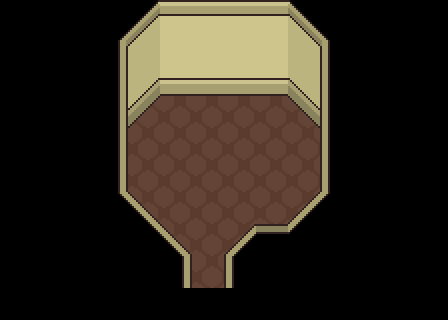

This game map was drawn from its Tiled (.tmx) file and the tilesets committed beside it. A one-line description and the full map source follow:
An orthogonal 14x10 tile map with 32x32 px tiles, 1 tile layer (Tile Layer 1), 2 tilesets and 13 objects (OrvalsBed, OrvalsDrawer, OrvalsTable, OrvalsMirror, OrvalPath).

<map version="1.0" orientation="orthogonal" width="14" height="10" tilewidth="32" tileheight="32">
 <tileset firstgid="1" name="Mainsheet" tilewidth="32" tileheight="32">
  <image source="../Tiles/Mainsheet.png" width="224" height="192" />
 </tileset>
 <tileset firstgid="43" name="PropGrid" tilewidth="32" tileheight="32">
  <image source="../PropGrid.png" width="192" height="416" />
 </tileset>
 <layer name="Tile Layer 1" width="14" height="10">
  <data>
   <tile gid="22" />
   <tile gid="22" />
   <tile gid="22" />
   <tile gid="22" />
   <tile gid="2" />
   <tile gid="4" />
   <tile gid="4" />
   <tile gid="4" />
   <tile gid="4" />
   <tile gid="6" />
   <tile gid="22" />
   <tile gid="22" />
   <tile gid="22" />
   <tile gid="22" />
   <tile gid="22" />
   <tile gid="22" />
   <tile gid="22" />
   <tile gid="8" />
   <tile gid="9" />
   <tile gid="11" />
   <tile gid="11" />
   <tile gid="11" />
   <tile gid="11" />
   <tile gid="13" />
   <tile gid="14" />
   <tile gid="22" />
   <tile gid="22" />
   <tile gid="22" />
   <tile gid="22" />
   <tile gid="22" />
   <tile gid="22" />
   <tile gid="15" />
   <tile gid="16" />
   <tile gid="18" />
   <tile gid="18" />
   <tile gid="18" />
   <tile gid="18" />
   <tile gid="20" />
   <tile gid="21" />
   <tile gid="22" />
   <tile gid="22" />
   <tile gid="22" />
   <tile gid="22" />
   <tile gid="22" />
   <tile gid="22" />
   <tile gid="15" />
   <tile gid="23" />
   <tile gid="1" />
   <tile gid="1" />
   <tile gid="1" />
   <tile gid="1" />
   <tile gid="27" />
   <tile gid="21" />
   <tile gid="22" />
   <tile gid="22" />
   <tile gid="22" />
   <tile gid="22" />
   <tile gid="22" />
   <tile gid="22" />
   <tile gid="15" />
   <tile gid="1" />
   <tile gid="1" />
   <tile gid="1" />
   <tile gid="1" />
   <tile gid="1" />
   <tile gid="1" />
   <tile gid="21" />
   <tile gid="22" />
   <tile gid="22" />
   <tile gid="22" />
   <tile gid="22" />
   <tile gid="22" />
   <tile gid="22" />
   <tile gid="15" />
   <tile gid="1" />
   <tile gid="1" />
   <tile gid="1" />
   <tile gid="1" />
   <tile gid="1" />
   <tile gid="1" />
   <tile gid="21" />
   <tile gid="22" />
   <tile gid="22" />
   <tile gid="22" />
   <tile gid="22" />
   <tile gid="22" />
   <tile gid="22" />
   <tile gid="29" />
   <tile gid="30" />
   <tile gid="1" />
   <tile gid="1" />
   <tile gid="1" />
   <tile gid="1" />
   <tile gid="34" />
   <tile gid="35" />
   <tile gid="22" />
   <tile gid="22" />
   <tile gid="22" />
   <tile gid="22" />
   <tile gid="22" />
   <tile gid="22" />
   <tile gid="22" />
   <tile gid="29" />
   <tile gid="30" />
   <tile gid="1" />
   <tile gid="34" />
   <tile gid="26" />
   <tile gid="35" />
   <tile gid="22" />
   <tile gid="22" />
   <tile gid="22" />
   <tile gid="22" />
   <tile gid="22" />
   <tile gid="22" />
   <tile gid="22" />
   <tile gid="22" />
   <tile gid="22" />
   <tile gid="15" />
   <tile gid="1" />
   <tile gid="21" />
   <tile gid="22" />
   <tile gid="22" />
   <tile gid="22" />
   <tile gid="22" />
   <tile gid="22" />
   <tile gid="22" />
   <tile gid="22" />
   <tile gid="22" />
   <tile gid="22" />
   <tile gid="22" />
   <tile gid="22" />
   <tile gid="22" />
   <tile gid="22" />
   <tile gid="22" />
   <tile gid="22" />
   <tile gid="22" />
   <tile gid="22" />
   <tile gid="22" />
   <tile gid="22" />
   <tile gid="22" />
  </data>
 </layer>
 <objectgroup name="Props" width="14" height="10">
  <object name="OrvalsBed" gid="67" x="255" y="158">
   <properties>
    <property name="Bounds" value="0,16,64,48" />
    <property name="Collidable" value="true" />
    <property name="Permissions" value="All" />
    <property name="Sprite" value="MessyBed" />
    <property name="SuccessDialogue" value="MessyBed" />
   </properties>
  </object>
  <object gid="68" x="287" y="158" />
  <object gid="73" x="255" y="190" />
  <object gid="74" x="287" y="190" />
  <object name="OrvalsDrawer" gid="55" x="134" y="159">
   <properties>
    <property name="Bounds" value="0,32,64,32" />
    <property name="Collidable" value="true" />
    <property name="Permissions" value="All" />
    <property name="Sprite" value="Drawer" />
    <property name="SuccessDialogue" value="OrvalsDrawer" />
   </properties>
  </object>
  <object gid="56" x="166" y="159" />
  <object gid="61" x="134" y="191" />
  <object gid="62" x="166" y="191" />
  <object name="OrvalsTable" gid="44" x="247" y="92">
   <properties>
    <property name="Collidable" value="true" />
    <property name="Sprite" value="BedsideTable" />
   </properties>
  </object>
  <object gid="50" x="247" y="124" />
  <object name="OrvalsMirror" gid="47" x="248" y="32">
   <properties>
    <property name="Sprite" value="Mirror" />
   </properties>
  </object>
  <object gid="53" x="248" y="64" />
 </objectgroup>
 <objectgroup name="AI" width="14" height="10">
  <object name="OrvalPath" gid="22" x="160" y="128">
   <properties>
    <property name="Character" value="Orval" />
    <property name="Frequency" value="360" />
    <property name="Index" value="1" />
    <property name="Loop" value="true" />
    <property name="Type" value="Routine" />
   </properties>
  </object>
 </objectgroup>
</map>
